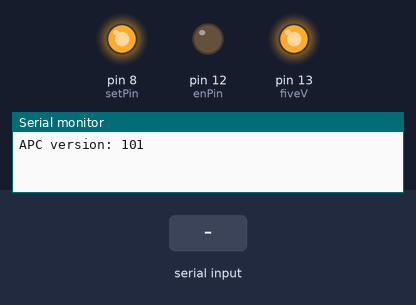
The sketch below on a simulated Arduino Uno, built with avr-gcc and run on an emulated ATmega328P. Shown: output pins drawn as LEDs (lit = HIGH), the last lines printed to the serial monitor. Inputs (shaded band) come from the test bench.

Above: at 0.01 s.
At 2.1 s:
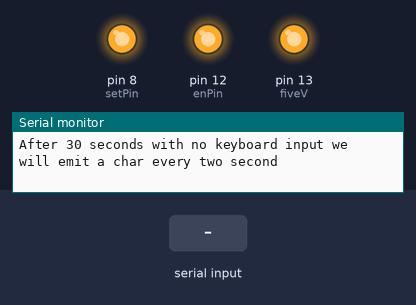
2.2 s: "r90\n" received over Serial
At 3.5 s:
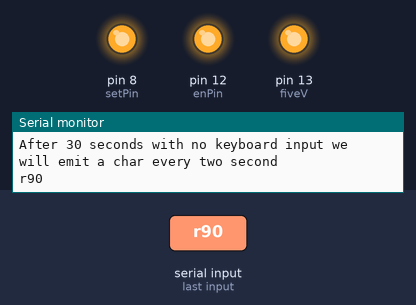
3.8 s: "90,45\n" received over Serial
5.4 s: "0\n" received over Serial
Timing chart, 0 to 8.4 s (numbered marks = the images above; inputs shaded):
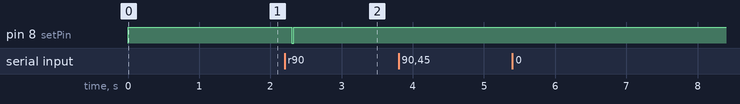

The sketch:

APC220_Cfg.ino
```cpp
#include <SoftwareSerial.h>

/* plug in apc220 at pin 8-GND with apc pcb pointing away from Arduino
*/

const int vrs = 101;
const int rxPin = 10;  //rx pin is tx pin on apc
const int txPin = 11;  //tx pin is rx pin on apc
const int setPin = 8;  //set pin
const int enPin = 12;  // no use
const int fiveV = 13;  // 5V to the APC220

int echo_mode = 0;

#define TIMEOUT 60000L
#define PING_INTERVAL 2000L

unsigned long timeout, lastPing;

#define PARM_LGT 10
#define CMD_BUF_LGT 50

char var1[PARM_LGT], var2[PARM_LGT], var3[PARM_LGT], var4[PARM_LGT], var5[PARM_LGT], var6[PARM_LGT];

SoftwareSerial apc220(rxPin, txPin);  // Crt softserial port and bind tx/rx to appropriate PINS


void set_para(char hz[], char rf_rate[], char pwr[], char uart_rate[], char sc[]) {
  // sanity chk
  if (strlen(hz) != 6) {
    Serial.println("Freq parm not 6 digits... - legal is 418000 - 455000");
    return;
  }
  if (strlen(rf_rate) != 1) {
    Serial.println("RF parm is not 1 digit: legal values is 1/2/3/4");
    return;
  }
  if (strlen(pwr) != 1) {
    Serial.println("Power parm is not 1 digit: legal values is 1..9");
    return;
  }

  if (strlen(uart_rate) != 1) {
    Serial.println("Uart baudrate parm is not 1 digit: legal values is 0..6");
    return;
  }
  if (strlen(sc) != 1) {
    Serial.println("Parity parm is not 1 digit: legal values is 0/1/2");
    return;
  }

  digitalWrite(setPin, LOW);  // set radio in config mode
  delay(50);
  apc220.print("WR");
  apc220.print(" ");

  apc220.print(hz);
  apc220.print(" ");

  apc220.print(rf_rate);
  apc220.print(" ");

  apc220.print(pwr);
  apc220.print(" ");

  apc220.print(uart_rate);
  apc220.print(" ");

  apc220.print(sc);

  apc220.write(0x0D);
  apc220.write(0x0A);
  delay(10);

  // read feedback from radio

  while (apc220.available()) {
    Serial.write(apc220.read());
  }

  digitalWrite(setPin, HIGH);  // set radio back in normal rx/tx mode
}

void get_para(void) {
  int i = 0;
  char buff[CMD_BUF_LGT];

  digitalWrite(setPin, LOW);  // set radio in config mode

  delay(10);  // stabilize please

  apc220.println("RD");  // ask for data
  delay(10);

  while (apc220.available()) {
    Serial.write(apc220.read());
  }

  digitalWrite(setPin, HIGH);  // set radio back in normal tx/rx mode
}

void resetPing(void) {
  echo_mode = 0;
  timeout = millis();
}

void helpMenu(void) {
  Serial.println("");
  Serial.println("commands:");
  Serial.println("  r :  Read apc220 radio config");
  Serial.println("  e :  go into echo mode: receive char, add 1 and return");
  Serial.println("  n :  no more echo - back to normal");
  Serial.println("  w :  Write apc radio config ...");
  Serial.println("     'W'  FFFFFF R P B C - number of letters indicates precise number of digits");
  Serial.println("      FFFFFF: frequency: 434000 (434 MHz) range 418000-455000 ");
  Serial.println("      R:      Rf data rate       - 1/2/3/4 equals 2400/4800/9600/19200bps");
  Serial.println("      P:      Radio output power - 0 .. 9 9 equals 13dBm(20mW).");
  Serial.println("      B:      UART baudrate      - 0/1/2/3/4/5/6 equals 1200/2400/4800/9600/19200/38400/57600bps");
  Serial.println("      C:      Byte Chek Parity   - 0/1/2 equals NoCheck(8N1)/EvenParity(8E1)/OddParity(8O1)");
  Serial.println("");
  Serial.println("Write example: w 434000 3 9 3 0 is...");
  Serial.println("    434,000 MHz 9600 baud in air, 20mW, 9600baud on UART, No Parity(8N1)");
  Serial.println("After 30 seconds with no keyboard input we will emit a char every two second");
}

void get_cmd(void) {

  if ((echo_mode == 0) && (TIMEOUT < (millis() - timeout))) {  // time and state for beacon mode ?
    apc220.write('!');
    Serial.println("going into ping mode - emit a char every two second on apc220  !");
    lastPing = millis();
    echo_mode = 2;
    goto xxx;
  }

  if (echo_mode == 2) {  // beacon mode
    if (PING_INTERVAL < (millis() - lastPing)) {
      apc220.write('x');
      Serial.println(lastPing / 1000);
      lastPing = millis();
    }
    goto xxx;
  }

  if (echo_mode == 1) {  // echo mode
    char c;

    if (apc220.available()) {
      c = apc220.read();
      Serial.write(c);
      apc220.write(c + 1);
    }
    goto xxx;
  }

xxx:

  if (Serial.available()) {
    int i = 0;
    char buff[CMD_BUF_LGT];

    delay(100);

    while (Serial.available() && (i < CMD_BUF_LGT - 1)) {
      buff[i++] = Serial.read();
    }
    buff[i] = '\0';
    Serial.println(buff);  //echo input

    resetPing();

    var1[0] = 0x00;  // reset
    sscanf(buff, "%s %s %s %s %s %s", var1, var2, var3, var4, var5, var6);
    switch (var1[0]) {  // one letter commands :-)
      case 'r':
        {
          get_para();
          break;
        }
      case 'w':
        {
          set_para(var2, var3, var4, var5, var6);
          break;
        }
      case 'e':
        {
          echo_mode = 1;
          break;
        }
      case 'n':
        {
          echo_mode = 0;
          break;
        }
      default:
        {
          echo_mode = 0;
          helpMenu();
        }
    }
  }
}

void setupSoftAPC(void) {
  pinMode(setPin, OUTPUT);
  digitalWrite(setPin, HIGH);
  pinMode(fiveV, OUTPUT);     // 5V
  digitalWrite(fiveV, HIGH);  // turn on 5V
  delay(50);
  pinMode(enPin, OUTPUT);     // ENABLE
  digitalWrite(enPin, HIGH);  //
  delay(100);
  apc220.begin(9600);
}


void setup() {
  Serial.begin(9600);
  Serial.print("APC version: ");
  Serial.println(vrs);
  Serial.println(__DATE__);
  setupSoftAPC();
  timeout = millis();  // just to start
  helpMenu();
}


void loop() {
  get_cmd();
}
```

Measured:
- after the input at 2.2 s, pin 8 (setPin): HIGH → LOW after 0.10 s, → HIGH 0.02 s later
